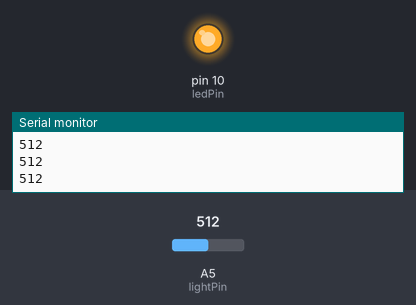
A sketch run on a simulated Arduino Uno, built with avr-gcc and run on an emulated ATmega328P. Shown: output pins drawn as LEDs (lit = HIGH), the last lines printed to the serial monitor. The test bench sets the inputs (shaded band); at power-on: A5 (lightPin) = 512.

Above: at 1.2 s.
1.3 s: A5 (lightPin) set to 891
2.8 s: A5 (lightPin) set to 918
At 3.8 s:
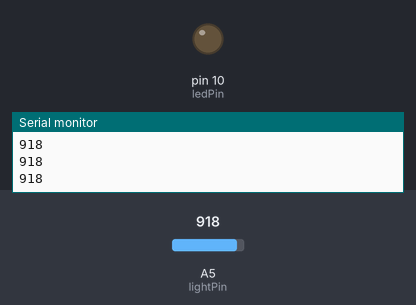
4.3 s: A5 (lightPin) set to 890
At 5.1 s:
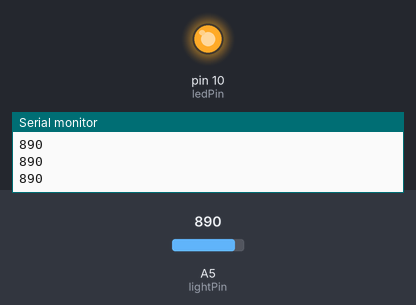
5.8 s: A5 (lightPin) set to 900
At 6.4 s:
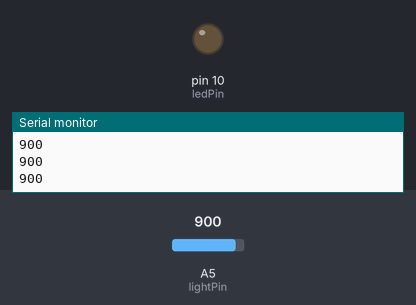
Timing chart, 0 to 8.3 s (numbered marks = the images above; inputs shaded):
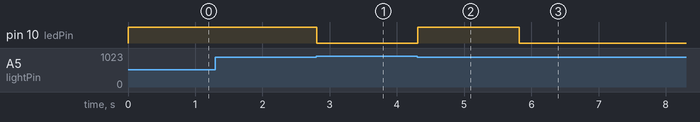

Measured:
- the behaviour switches between 899 and 900 on A5 (lightPin) (found by bisection; images 0 and 1)
- after the input at 2.8 s, pin 10 (ledPin): HIGH → LOW at once
- after the input at 4.3 s, pin 10 (ledPin): LOW → HIGH at once
- after the input at 5.8 s, pin 10 (ledPin): HIGH → LOW at once

The sketch:

pusculita.ino
```cpp
int lightPin = 5;
int ledPin   =10;


void setup() {

  Serial.begin(9600);

  pinMode(ledPin, OUTPUT );
}


void loop() {

  int citire = (analogRead(lightPin));

  Serial.println(citire);
  checkGreenLed(citire);
  delay(100);

}

void checkGreenLed(int valoare) {
  if (valoare < 900 ) {
    digitalWrite(ledPin, HIGH);
  }
  else {
    digitalWrite(ledPin, LOW);
  }
}
```
